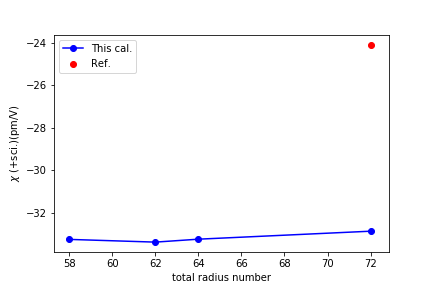

This figure's Python source:
#%%
import json
import numpy as np
import matplotlib.pyplot as plt

info = np.loadtxt('radius.dat')
plt.plot(info[:,1], 2*info[:,2], 'o-', c='b', label = 'This cal.')
plt.xlabel('total radius number')
plt.ylabel(r'$\chi$ (+sci.)(pm/V)')
plt.scatter(72, -24.08, c='r', label = 'Ref.')
plt.legend()
plt.savefig('radius.png')
# %%
